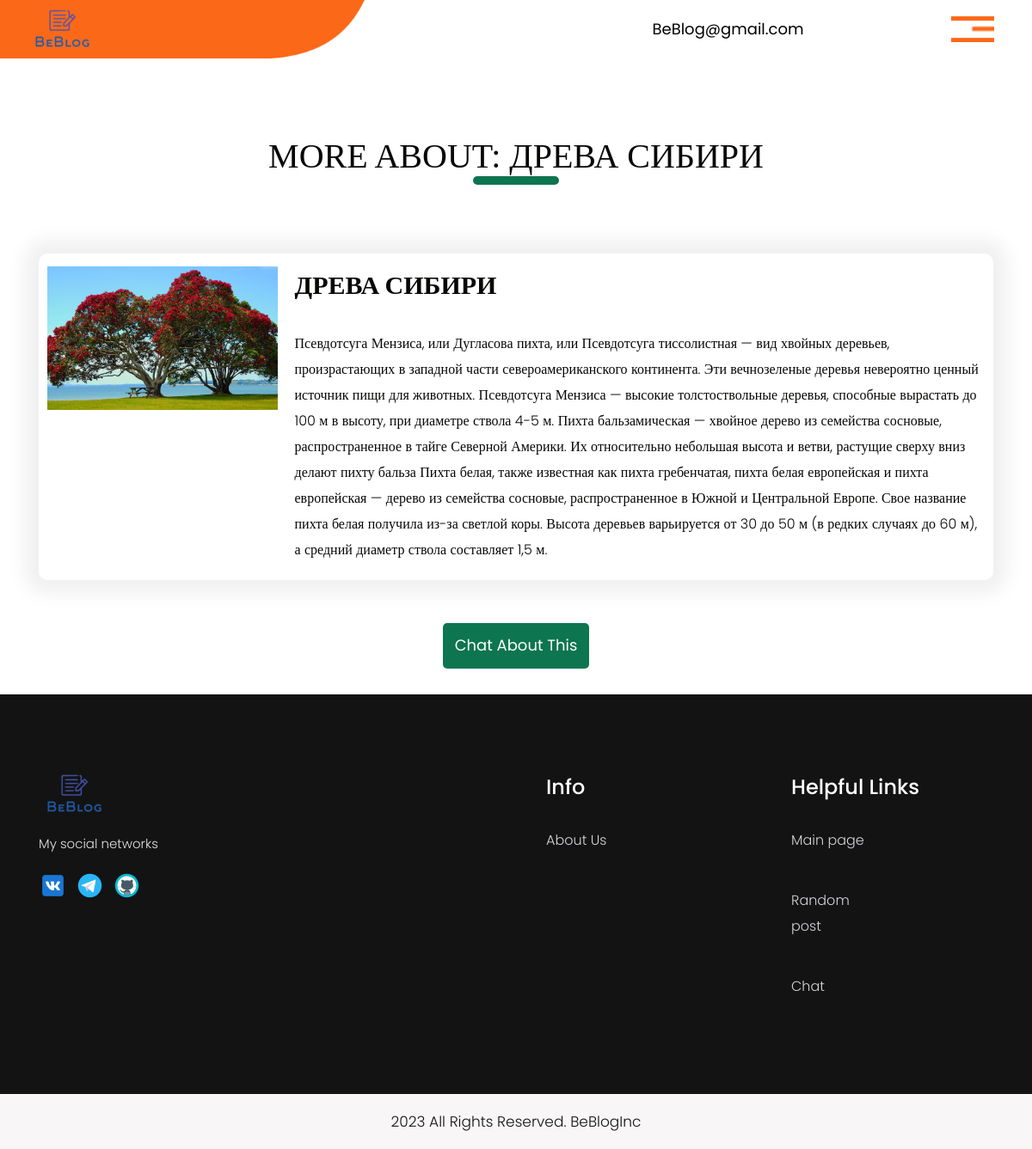
The app's page /BeBlog/post--3/ with its own data.
### blog/models.py (models this page shows, shortened)
class Post(models.Model):
    title = models.CharField(max_length=512, verbose_name="пост")
    description = models.TextField(max_length=256, verbose_name="описание")
    content = models.TextField(verbose_name="контент")
    author = models.ForeignKey(User, related_name="posts", on_delete=models.CASCADE)
    date = models.DateTimeField(auto_now_add=True)
    image = models.ImageField(verbose_name="изображение", upload_to="blog/", blank=True)
    class Meta:
        verbose_name_plural = "посты"
        verbose_name = "пост"

### blog/views.py (the view)
# urls.py: path("post--<int:pk>/", PostDetailView.as_view(), name="post-detail"),
class PostDetailView(DetailView):
    model = Post
    context_object_name = "post"

### templates/blog/post_detail.html
{% extends 'general/base.html' %}
{% load static %}
{% block content %}
    <div class="services_section layout_padding">
        <div class="container">
            <h1 class="services_taital">More about: {{ post.title }}</h1>
            <div class="services_section_2">
                <div class="news_main">
                    <div class="news_section_left">
                        <div class="image_2"><img src="{{ post.image.url }}" alt="Картинка поста"></div>
                    </div>
                    <div class="news_section_right">
                        <h1 class="great_text">{{ post.title }}</h1>
                        <p class="dolor_text">{{ post.content }}</p>
                    </div>
                </div>
            </div>
            <div class="read_bt"><a href="http://192.168.1.77:8080/">Chat About This</a></div>
        </div>
    </div>
{% endblock %}

### static/css/style.css (style rules this page uses)
* { box-sizing: border-box !important; transition: ease all 0.5s; }
html { scroll-behavior: smooth; }
body { color: #666666; font-size: 14px; font-family: Poppins; line-height: 1.80857; font-weight: normal; overflow-x: hidden; }
a { color: #1f1f1f; text-decoration: none !important; outline: none !important; -webkit-transition: all .3s ease-in-out; -moz-transition: all .3s ease-in-out; -ms-transition: all .3s ease-in-out; -o-transition: all .3s ease-in-out; transition: all .3s ease-in-out; }
h1, h2, h3, h4, h5, h6 { letter-spacing: 0; font-weight: normal; position: relative; padding: 0 0 10px 0; font-weight: normal; line-height: normal; color: #111111; margin: 0 }
h1 { font-size: 24px }
*, *::after, *::before { -webkit-box-sizing: border-box; -moz-box-sizing: border-box; box-sizing: border-box; }
p { margin: 20px; font-weight: 300; font-size: 15px; line-height: 24px; }
a { color: #222222; text-decoration: none; outline: none !important; }
a, .btn { text-decoration: none !important; outline: none !important; -webkit-transition: all .3s ease-in-out; -moz-transition: all .3s ease-in-out; -ms-transition: all .3s ease-in-out; -o-transition: all .3s ease-in-out; transition: all .3s ease-in-out; }
img { max-width: 100%; height: auto; }
.layout_padding { padding-top: 90px; padding-bottom: 0px; }
.services_section { width: 100%; float: left; }
.services_taital { width: 100%; float: left; font-size: 40px; color: #070706; text-align: center; font-family: Verdana; text-transform: uppercase; }
.services_taital:after { content: ''; position: absolute; width: 100px; border-bottom: 10px solid #0d7550; justify-content: center; margin: 0 auto; left: 0px; right: 0px; display: block; border-radius: 20px; }
.services_section_2 { width: 100%; float: left; margin-top: 50px; }
.news_main { width: 100%; float: left; padding-top: 40px; background-color: #ffffff; border-radius: 10px; padding: 15px 30px 0px 10px; box-shadow: 0px 0px 22px 16px #f0f0f0; margin-top: 30px; }
.news_section_left { width: 25%; float: left; }
.news_section_right { width: 75%; float: left; }
.great_text { width: 100%; float: left; font-size: 30px; color: #070706; margin-left: 20px; text-transform: uppercase; font-weight: bold; }
.dolor_text { width: 100%; float: left; font-size: 16px; color: #070706; margin-left: 20px; line-height: 30px; }
.read_bt { width: 170px; margin: 0 auto; text-align: center; }
.read_bt a { width: 100%; float: left; font-size: 18px; color: #ffffff; background-color: #0d7550; border-radius: 5px; padding: 10px; text-align: center; margin-top: 50px; }

### records on screen
Post: title "ДРЕВА СИБИРИ", image (picture), content "Псевдотсуга Мензиса, или Дугласова пихта, или Псевдотсуга тиссолистная — вид хвойных деревьев, произрастающих в западной части североамериканского континента. Эти вечнозеленые деревья невероятно ценный источник пищи для животных. Псевдотсуга Мензиса — высокие толстоствольные деревья, способные вырастать до 100 м в высоту, при диаметре ствола 4-5 м. Пихта бальзамическая — хвойное дерево из семейства сосновые, распространенное в тайге Северной Америки. Их относительно небольшая высота и ветви, растущие сверху вниз делают пихту бальза Пихта белая, также известная как пихта гребенчатая, пихта белая европейская и пихта европейская — дерево из семейства сосновые, распространенное в Южной и…"
